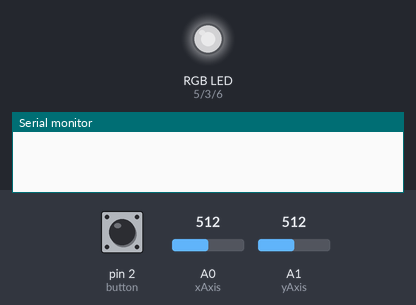
Recording of a sketch running on a simulated Arduino Uno, built with avr-gcc and run on an emulated ATmega328P. Shown: an RGB LED mixed from three pins (HIGH = lit), the last lines printed to the serial monitor. Dashed ring = blinking. The test bench sets the inputs (shaded band); at power-on: pin 2 (button) HIGH, A0 (xAxis) = 512, A1 (yAxis) = 512. Dim RGB values are drawn brighter than linear.

Above: at 1.2 s.
1.3 s: pin 2 (button) pulled LOW for 0.15 s
At 2.4 s:
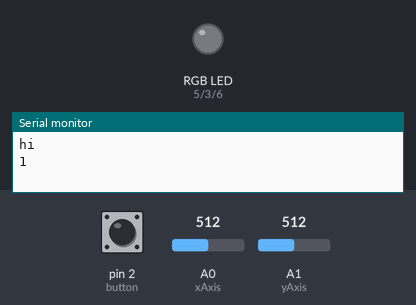
4.4 s: A0 (xAxis) set to 716
At 4.75 s:
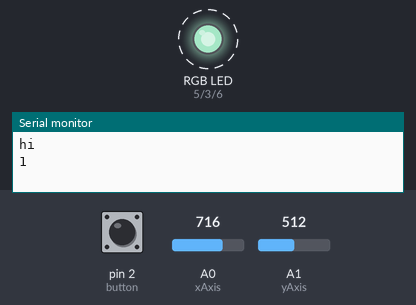
7.4 s: A1 (yAxis) set to 716
10.4 s: A0 (xAxis) set to 900
13.4 s: A1 (yAxis) set to 900
16.4 s: A0 (xAxis) set to 1023
Timing chart, 0 to 20.4 s (numbered marks = the images above; inputs shaded):
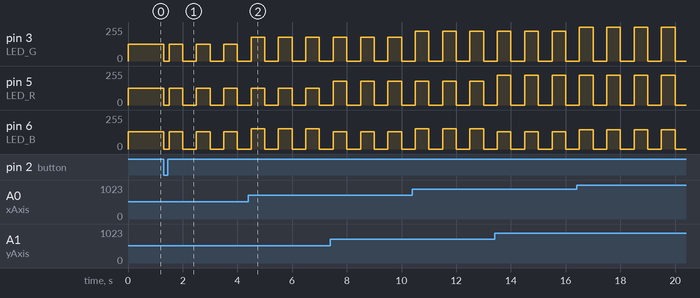

Measured:
- after the input at 1.3 s, pin 3 (LED_G), pin 5 (LED_R): 127/255 → 0/255 at once, then repeats every 1.0 s: 127/255 0.50 s, 0/255 0.50 s; pin 6 (LED_B): 128/255 → 0/255 at once, then repeats every 1.0 s: 128/255 0.50 s, 0/255 0.50 s

The sketch:

Basic1.ino
```cpp
const int LED_R = 5;
const int LED_G = 3;
const int LED_B = 6;

const int joyStick_int = 0;
const int button = 2;
const int xAxis = A0,     yAxis = A1;

void setup(){
  Serial.begin(9600);

  pinMode(LED_R, OUTPUT);
  pinMode(LED_G, OUTPUT);
  pinMode(LED_B, OUTPUT);
  pinMode(button, INPUT_PULLUP);  //return LOW when down
  attachInterrupt(joyStick_int, handle_click, FALLING);

  cli(); // stop interrupts, atomic access to reg.
  // initialize timer1
  TCCR1A = 0;    TCCR1B = 0;    TCNT1 = 0;
  TCCR1B |= (1 << WGM12); // turn on CTC
  TCCR1B |= (1 << CS12) | (1<<CS10); // 1024 prescaler
  OCR1A = 7812;  // target for counting
  //TIMSK1 |= (1<< OCIE1A); // enable timer compare int.
  sei(); // enable all interrupts
}

int ledOn = 0;
int blinkOn = 0;
int xVal;
int yVal;
int xVal_now;
int yVal_now;
int blueVal = 0;

int isPress = 0;
ISR(TIMER1_COMPA_vect){
  if(ledOn==0){
    analogWrite(LED_G, 0);
    analogWrite(LED_R, 0);
    analogWrite(LED_B, 0);
    ledOn = 1;
  }
  else if(ledOn==1){
    analogWrite(LED_R, (yVal-2)/4);
    analogWrite(LED_G, (xVal-2)/4);
    analogWrite(LED_B, blueVal);
    ledOn = 0;
  }
}

void loop(){
  xVal_now = analogRead(xAxis);
  yVal_now = analogRead(yAxis);
  xVal = xVal_now;
  yVal = yVal_now;

  //Serial.println(blinkOn);
  //Serial.println(ledOn);

  if(abs(xVal_now-yVal_now)<=100) {
    blueVal = (xVal_now+yVal_now-4)/8;
  }

  if(abs(xVal_now)+abs(yVal_now)>=1023-100) {
    blueVal = (xVal_now-yVal_now+1024)/8;
  }

  if (blinkOn == 0) {
    analogWrite(LED_R, (yVal-2)/4);
    analogWrite(LED_G, (xVal-2)/4);
    analogWrite(LED_B, blueVal);
  }

}

void handle_click() { // button debouncing, toggle LED
  static unsigned long last_int_time = 0;
  unsigned long int_time = millis(); // Read the clock

  if (int_time - last_int_time > 200 ) {
    // Ignore when < 200 msec
      Serial.println("hi");

      blinkOn = !blinkOn;
      Serial.println(blinkOn);
      TIMSK1 |= (1<<OCIE1A);
    /*
    if (blinkOn == 1) {
      blinkOn = 0;
      Serial.println(blinkOn);
      TIMSK1 &= !(1<<OCIE1A);
    }
    */
  }

  last_int_time = int_time;

}
```
